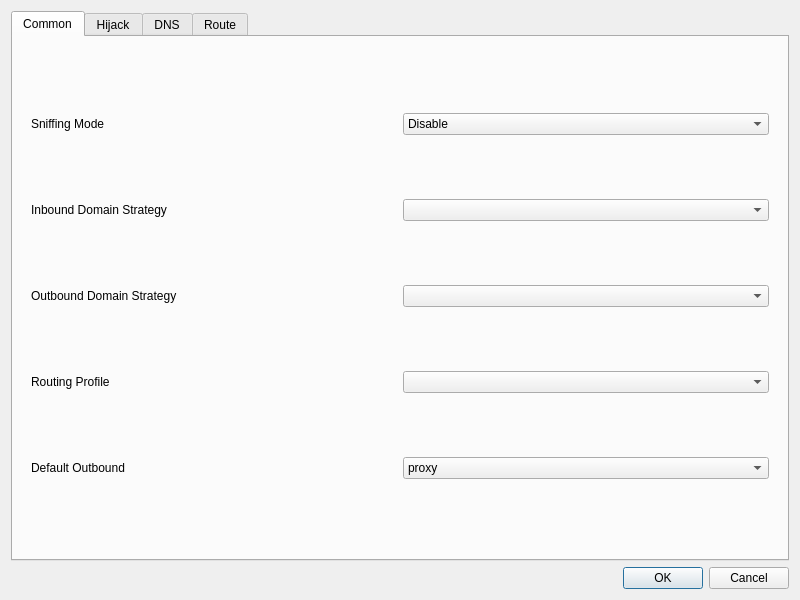
<?xml version="1.0" encoding="UTF-8"?>
<ui version="4.0">
 <class>DialogManageRoutes</class>
 <widget class="QDialog" name="DialogManageRoutes">
  <property name="geometry">
   <rect>
    <x>0</x>
    <y>0</y>
    <width>800</width>
    <height>600</height>
   </rect>
  </property>
  <property name="windowTitle">
   <string>Routes</string>
  </property>
  <layout class="QVBoxLayout" name="verticalLayout">
   <item>
    <widget class="QTabWidget" name="tabWidget">
     <property name="currentIndex">
      <number>0</number>
     </property>
     <widget class="QWidget" name="tab">
      <attribute name="title">
       <string>Common</string>
      </attribute>
      <layout class="QVBoxLayout" name="verticalLayout_3">
       <item>
        <widget class="QWidget" name="widget" native="true">
         <layout class="QGridLayout" name="gridLayout_2">
          <item row="3" column="1">
           <widget class="QComboBox" name="outbound_domain_strategy">
            <property name="editable">
             <bool>false</bool>
            </property>
           </widget>
          </item>
          <item row="2" column="1">
           <widget class="QComboBox" name="domainStrategyCombo">
            <property name="editable">
             <bool>false</bool>
            </property>
           </widget>
          </item>
          <item row="4" column="0">
           <widget class="QLabel" name="route_prof_l">
            <property name="text">
             <string>Routing Profile</string>
            </property>
           </widget>
          </item>
          <item row="5" column="1">
           <widget class="QComboBox" name="default_out">
            <item>
             <property name="text">
              <string notr="true">proxy</string>
             </property>
            </item>
            <item>
             <property name="text">
              <string notr="true">direct</string>
             </property>
            </item>
           </widget>
          </item>
          <item row="5" column="0">
           <widget class="QLabel" name="default_out_l">
            <property name="toolTip">
             <string>The outbound tag to use when the request is not handled by any rule</string>
            </property>
            <property name="text">
             <string>Default Outbound</string>
            </property>
           </widget>
          </item>
          <item row="2" column="0">
           <widget class="QLabel" name="label_6">
            <property name="toolTip">
             <string notr="true">inbound.domain_strategy
when used, domain destinations are resolved to IP before routing.</string>
            </property>
            <property name="text">
             <string>Inbound Domain Strategy</string>
            </property>
           </widget>
          </item>
          <item row="3" column="0">
           <widget class="QLabel" name="label_3">
            <property name="toolTip">
             <string>outbound.domain_strategy
when set, domain destinations are resolved to IP before connect,
also if the connection cannot be established with the current address family (ipv4, ipv6), a fallback connection is created shortly after, with the other address family.</string>
            </property>
            <property name="text">
             <string>Outbound Domain Strategy</string>
            </property>
           </widget>
          </item>
          <item row="4" column="1">
           <widget class="QComboBox" name="route_prof"/>
          </item>
          <item row="1" column="0">
           <widget class="QLabel" name="label">
            <property name="toolTip">
             <string>Sniffs the connections intial packet(s?) to identify the protocol and the SNI. Sniff result for destination also rewrites the destionation of the connection to the sniffed SNI. For more data on the sniffed protocol refer to the sing-box's documentation.</string>
            </property>
            <property name="text">
             <string>Sniffing Mode</string>
            </property>
           </widget>
          </item>
          <item row="1" column="1">
           <widget class="QComboBox" name="sniffing_mode">
            <item>
             <property name="text">
              <string>Disable</string>
             </property>
            </item>
            <item>
             <property name="text">
              <string>Sniff result for routing</string>
             </property>
            </item>
            <item>
             <property name="text">
              <string>Sniff result for destination</string>
             </property>
            </item>
           </widget>
          </item>
         </layout>
        </widget>
       </item>
      </layout>
     </widget>
     <widget class="QWidget" name="tab_4">
      <attribute name="title">
       <string>Hijack</string>
      </attribute>
      <layout class="QVBoxLayout" name="verticalLayout_7">
       <item>
        <widget class="QGroupBox" name="groupBox">
         <property name="title">
          <string>DNS Server</string>
         </property>
         <layout class="QFormLayout" name="formLayout">
          <item row="0" column="0">
           <widget class="QCheckBox" name="dnshijack_enable">
            <property name="text">
             <string>Enable</string>
            </property>
           </widget>
          </item>
          <item row="0" column="1">
           <widget class="QPushButton" name="dnshijack_what">
            <property name="text">
             <string>How does it work?</string>
            </property>
           </widget>
          </item>
          <item row="1" column="0">
           <widget class="QLabel" name="dnshijack_listenaddr_l">
            <property name="text">
             <string>Listen Address</string>
            </property>
           </widget>
          </item>
          <item row="1" column="1">
           <widget class="QLineEdit" name="dnshijack_listenaddr"/>
          </item>
          <item row="2" column="0">
           <widget class="QLabel" name="dnshijack_listenport_l">
            <property name="text">
             <string>Listen Port</string>
            </property>
           </widget>
          </item>
          <item row="2" column="1">
           <widget class="QLineEdit" name="dnshijack_listenport"/>
          </item>
          <item row="5" column="0">
           <widget class="QLabel" name="dnshijack_rules_l">
            <property name="text">
             <string>Rules</string>
            </property>
           </widget>
          </item>
          <item row="5" column="1">
           <widget class="QTextEdit" name="dnshijack_rules"/>
          </item>
          <item row="3" column="1">
           <widget class="QLineEdit" name="dnshijack_v4resp"/>
          </item>
          <item row="3" column="0">
           <widget class="QLabel" name="dnshijack_v4resp_l">
            <property name="text">
             <string>IPv4 Response</string>
            </property>
           </widget>
          </item>
          <item row="4" column="1">
           <widget class="QLineEdit" name="dnshijack_v6resp"/>
          </item>
          <item row="4" column="0">
           <widget class="QLabel" name="dnshijack_v6resp_l">
            <property name="text">
             <string>IPv6 Response</string>
            </property>
           </widget>
          </item>
         </layout>
        </widget>
       </item>
       <item>
        <widget class="QGroupBox" name="groupBox_3">
         <property name="title">
          <string>Redirect Settings</string>
         </property>
         <layout class="QFormLayout" name="formLayout_2">
          <item row="2" column="1">
           <widget class="QLineEdit" name="redirect_listenport"/>
          </item>
          <item row="2" column="0">
           <widget class="QLabel" name="redirect_listenport_l">
            <property name="text">
             <string>Listen Port</string>
            </property>
           </widget>
          </item>
          <item row="0" column="0">
           <widget class="QCheckBox" name="redirect_enable">
            <property name="text">
             <string>Enable</string>
            </property>
           </widget>
          </item>
          <item row="1" column="1">
           <widget class="QLineEdit" name="redirect_listenaddr"/>
          </item>
          <item row="1" column="0">
           <widget class="QLabel" name="redirect_listenaddr_l">
            <property name="text">
             <string>Listen Address</string>
            </property>
           </widget>
          </item>
         </layout>
        </widget>
       </item>
      </layout>
     </widget>
     <widget class="QWidget" name="tab_3">
      <attribute name="title">
       <string>DNS</string>
      </attribute>
      <layout class="QVBoxLayout" name="verticalLayout_4">
       <item>
        <widget class="QGroupBox" name="simple_dns_box">
         <property name="title">
          <string>Simple DNS Settings</string>
         </property>
         <layout class="QGridLayout" name="gridLayout">
          <item row="1" column="0">
           <widget class="QLabel" name="label_9">
            <property name="text">
             <string>Remote DNS</string>
            </property>
            <property name="buddy">
             <cstring>widget</cstring>
            </property>
           </widget>
          </item>
          <item row="4" column="2">
           <layout class="QHBoxLayout" name="horizontalLayout_3">
            <item>
             <widget class="QLabel" name="dns_final_out_l">
              <property name="text">
               <string>Default DNS server</string>
              </property>
             </widget>
            </item>
            <item>
             <widget class="QComboBox" name="dns_final_out">
              <item>
               <property name="text">
                <string notr="true">remote</string>
               </property>
              </item>
              <item>
               <property name="text">
                <string notr="true">direct</string>
               </property>
              </item>
             </widget>
            </item>
           </layout>
          </item>
          <item row="2" column="0">
           <widget class="QLabel" name="label_8">
            <property name="toolTip">
             <string>This is especially important and it is recommended to use the default value of &quot;localhost&quot;.
If the default value does not work, try changing it to &quot;223.5.5.5&quot;.
For more information, see the document &quot;Configuration/DNS&quot;.</string>
            </property>
            <property name="text">
             <string>Direct DNS</string>
            </property>
           </widget>
          </item>
          <item row="1" column="2">
           <layout class="QHBoxLayout" name="horizontalLayout_7">
            <item>
             <widget class="QComboBox" name="remote_dns">
              <property name="sizePolicy">
               <sizepolicy hsizetype="Expanding" vsizetype="Fixed">
                <horstretch>0</horstretch>
                <verstretch>0</verstretch>
               </sizepolicy>
              </property>
              <property name="editable">
               <bool>true</bool>
              </property>
              <item>
               <property name="text">
                <string notr="true">8.8.8.8</string>
               </property>
              </item>
              <item>
               <property name="text">
                <string notr="true">https://8.8.8.8/dns-query</string>
               </property>
              </item>
              <item>
               <property name="text">
                <string notr="true">https://1.0.0.1/dns-query</string>
               </property>
              </item>
              <item>
               <property name="text">
                <string notr="true">https://1.1.1.1/dns-query</string>
               </property>
              </item>
              <item>
               <property name="text">
                <string notr="true">https://dns.google/dns-query</string>
               </property>
              </item>
              <item>
               <property name="text">
                <string notr="true">https://one.one.one.one/dns-query</string>
               </property>
              </item>
              <item>
               <property name="text">
                <string notr="true">https://[2001:4860:4860::8888]/dns-query</string>
               </property>
              </item>
              <item>
               <property name="text">
                <string notr="true">https://[2606:4700:4700::1111]/dns-query</string>
               </property>
              </item>
             </widget>
            </item>
            <item>
             <widget class="QLabel" name="label_10">
              <property name="text">
               <string>Query Strategy</string>
              </property>
             </widget>
            </item>
            <item>
             <widget class="QComboBox" name="remote_dns_strategy"/>
            </item>
           </layout>
          </item>
          <item row="2" column="2">
           <layout class="QHBoxLayout" name="horizontalLayout_8">
            <item>
             <widget class="QComboBox" name="direct_dns">
              <property name="sizePolicy">
               <sizepolicy hsizetype="Expanding" vsizetype="Fixed">
                <horstretch>0</horstretch>
                <verstretch>0</verstretch>
               </sizepolicy>
              </property>
              <property name="editable">
               <bool>true</bool>
              </property>
              <item>
               <property name="text">
                <string notr="true">localhost</string>
               </property>
              </item>
              <item>
               <property name="text">
                <string notr="true">https://223.5.5.5/dns-query</string>
               </property>
              </item>
              <item>
               <property name="text">
                <string notr="true">https://1.12.12.12/dns-query</string>
               </property>
              </item>
              <item>
               <property name="text">
                <string notr="true">https://dns.alidns.com/dns-query</string>
               </property>
              </item>
              <item>
               <property name="text">
                <string notr="true">https://doh.pub/dns-query</string>
               </property>
              </item>
              <item>
               <property name="text">
                <string notr="true">223.5.5.5</string>
               </property>
              </item>
              <item>
               <property name="text">
                <string notr="true">119.29.29.29</string>
               </property>
              </item>
              <item>
               <property name="text">
                <string notr="true">2400:3200::1</string>
               </property>
              </item>
              <item>
               <property name="text">
                <string notr="true">2402:4e00::</string>
               </property>
              </item>
             </widget>
            </item>
            <item>
             <widget class="QLabel" name="label_11">
              <property name="text">
               <string>Query Strategy</string>
              </property>
             </widget>
            </item>
            <item>
             <widget class="QComboBox" name="direct_dns_strategy"/>
            </item>
           </layout>
          </item>
          <item row="3" column="2">
           <widget class="QCheckBox" name="enable_fakeip">
            <property name="text">
             <string>Enable FakeIP</string>
            </property>
           </widget>
          </item>
         </layout>
        </widget>
       </item>
       <item>
        <widget class="QGroupBox" name="groupBox_2">
         <property name="title">
          <string>DNS Object Settings</string>
         </property>
         <layout class="QVBoxLayout" name="verticalLayout_5">
          <item>
           <layout class="QHBoxLayout" name="horizontalLayout_4">
            <item>
             <widget class="QCheckBox" name="use_dns_object">
              <property name="text">
               <string>Use DNS Object</string>
              </property>
             </widget>
            </item>
            <item>
             <widget class="QPushButton" name="format_dns_object">
              <property name="sizePolicy">
               <sizepolicy hsizetype="Maximum" vsizetype="Fixed">
                <horstretch>0</horstretch>
                <verstretch>0</verstretch>
               </sizepolicy>
              </property>
              <property name="text">
               <string>Format</string>
              </property>
             </widget>
            </item>
            <item>
             <widget class="QPushButton" name="dns_document">
              <property name="sizePolicy">
               <sizepolicy hsizetype="Maximum" vsizetype="Fixed">
                <horstretch>0</horstretch>
                <verstretch>0</verstretch>
               </sizepolicy>
              </property>
              <property name="text">
               <string>Document</string>
              </property>
             </widget>
            </item>
           </layout>
          </item>
          <item>
           <widget class="QPlainTextEdit" name="dns_object"/>
          </item>
         </layout>
        </widget>
       </item>
      </layout>
     </widget>
     <widget class="QWidget" name="tab_2">
      <attribute name="title">
       <string>Route</string>
      </attribute>
      <layout class="QVBoxLayout" name="verticalLayout_2">
       <item>
        <widget class="QGroupBox" name="route_profiles_box">
         <property name="title">
          <string>Routing Profiles</string>
         </property>
         <layout class="QVBoxLayout" name="verticalLayout_6">
          <item>
           <widget class="QListWidget" name="route_profiles"/>
          </item>
          <item>
           <widget class="QWidget" name="widget_2" native="true">
            <layout class="QHBoxLayout" name="horizontalLayout_2">
             <item>
              <widget class="QPushButton" name="new_route">
               <property name="text">
                <string>New</string>
               </property>
              </widget>
             </item>
             <item>
              <widget class="QPushButton" name="clone_route">
               <property name="text">
                <string>Clone</string>
               </property>
              </widget>
             </item>
             <item>
              <widget class="QPushButton" name="edit_route">
               <property name="text">
                <string>Edit</string>
               </property>
              </widget>
             </item>
             <item>
              <widget class="QPushButton" name="delete_route">
               <property name="text">
                <string>Delete</string>
               </property>
              </widget>
             </item>
            </layout>
           </widget>
          </item>
         </layout>
        </widget>
       </item>
      </layout>
     </widget>
    </widget>
   </item>
   <item>
    <layout class="QHBoxLayout" name="horizontalLayout">
     <item>
      <widget class="QDialogButtonBox" name="buttonBox">
       <property name="sizePolicy">
        <sizepolicy hsizetype="Preferred" vsizetype="Preferred">
         <horstretch>0</horstretch>
         <verstretch>0</verstretch>
        </sizepolicy>
       </property>
       <property name="standardButtons">
        <set>QDialogButtonBox::StandardButton::Cancel|QDialogButtonBox::StandardButton::Ok</set>
       </property>
      </widget>
     </item>
    </layout>
   </item>
  </layout>
 </widget>
 <tabstops>
  <tabstop>tabWidget</tabstop>
  <tabstop>sniffing_mode</tabstop>
  <tabstop>domainStrategyCombo</tabstop>
  <tabstop>outbound_domain_strategy</tabstop>
  <tabstop>remote_dns</tabstop>
  <tabstop>remote_dns_strategy</tabstop>
  <tabstop>direct_dns</tabstop>
  <tabstop>direct_dns_strategy</tabstop>
  <tabstop>dns_final_out</tabstop>
  <tabstop>use_dns_object</tabstop>
  <tabstop>format_dns_object</tabstop>
  <tabstop>dns_document</tabstop>
  <tabstop>dns_object</tabstop>
 </tabstops>
 <resources/>
 <connections>
  <connection>
   <sender>buttonBox</sender>
   <signal>rejected()</signal>
   <receiver>DialogManageRoutes</receiver>
   <slot>reject()</slot>
   <hints>
    <hint type="sourcelabel">
     <x>399</x>
     <y>574</y>
    </hint>
    <hint type="destinationlabel">
     <x>399</x>
     <y>299</y>
    </hint>
   </hints>
  </connection>
  <connection>
   <sender>buttonBox</sender>
   <signal>accepted()</signal>
   <receiver>DialogManageRoutes</receiver>
   <slot>accept()</slot>
   <hints>
    <hint type="sourcelabel">
     <x>399</x>
     <y>574</y>
    </hint>
    <hint type="destinationlabel">
     <x>399</x>
     <y>299</y>
    </hint>
   </hints>
  </connection>
 </connections>
</ui>
